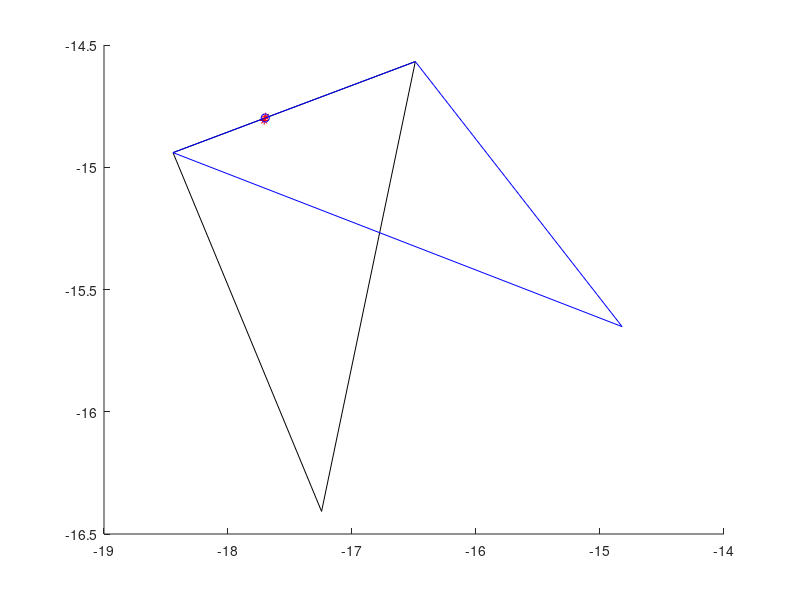

Source code (MATLAB):
clc;
close all;
clear all;
Trajectory = [-17.7082565600333410316125082317739725112915, -14.8086857817680890292422191123478114604950
-17.6961099947134314902541518677026033401489, -14.7938483452697386866248052683658897876740];

Nodes = [-17.2454869563955206501759676029905676841736, -16.4076397608521169502182601718232035636902
	-16.4893103124762596678465342847630381584167, -14.5677319951943875508959536091424524784088
	-18.4433675978947704265920037869364023208618, -14.9401884723921476449959300225600600242615

    ];

Triangles = [1:size(Nodes, 1)];
Triangles = reshape(Triangles, 3, size(Nodes, 1) / 3);
Triangles = Triangles';

Nodes_p = [-18.4433675978947704265920037869364023208618, -14.9401884723921476449959300225600600242615
	-14.8215435104647674791067402111366391181946, -15.6519910034786455810262850718572735786438
	-16.4893103124762596678465342847630381584167, -14.5677319951943875508959536091424524784088];

Triangles_p = [1:size(Nodes_p, 1)];
Triangles_p = reshape(Triangles_p, 3, size(Nodes_p, 1) / 3);
Triangles_p = Triangles_p';

figure(1)
% xlim([8.853 8.862])
% ylim([-31.482 -31.477])
patch('Vertices', Nodes, 'Faces', Triangles, 'FaceVertexCData', zeros(size(Nodes, 1), 1), 'FaceColor', ...
    'interp', 'EdgeAlpha', 1, 'facealpha', 0); hold on
plot(Trajectory(:, 1), Trajectory(:, 2), '*-r'); hold on
patch('Vertices', Nodes_p, 'Faces', Triangles_p, 'FaceVertexCData', zeros(size(Nodes_p, 1), 1), 'FaceColor', ...
    'interp', 'EdgeAlpha', 1, 'facealpha', 0, 'edgecolor', 'b'); hold on

% Trajectory = [8.8550243378648207936976177734322845935822, -31.4799578077525730179786478402093052864075
% 8.8611314120313622311186918523162603378296, -31.4815445753430118713822594145312905311584];
% 
plot(-17.6999005606837833681765914661809802055359, -14.7984786486021260287770928698591887950897, 'ob'); hold on
